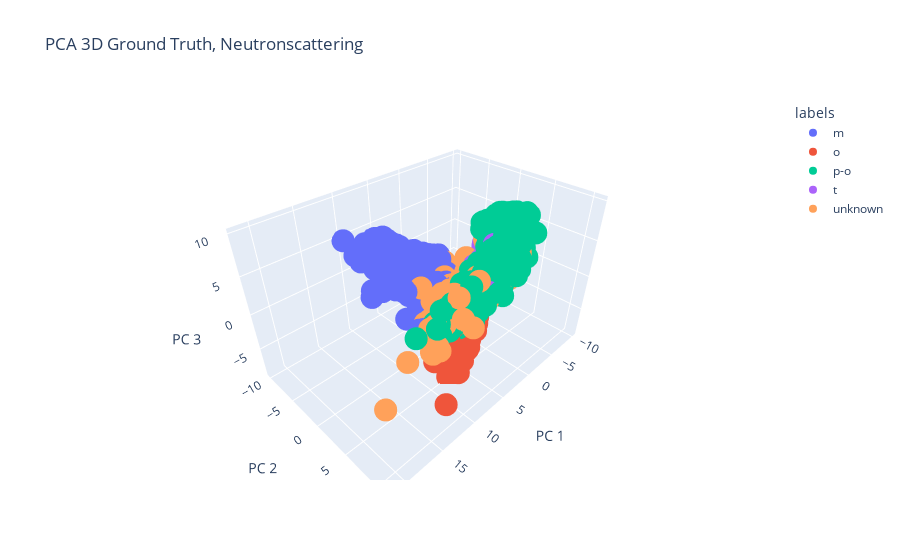

Here is the notebook cell this chart was saved with:
### Code cell
import plotly.express as px
dfPCA3 = dfPCA.iloc[:, [0, 1, 2]].copy()
dfPCA3 = dfPCA3.rename(columns={0: 'x1', 1: 'x2', 2:'x3'})
dfPCA3['labels'] = dfPCA[['labels']]
fig = px.scatter_3d(
    dfPCA3, x='x1', y='x2', z='x3', color=dfPCA3['labels'],
    labels={'x1': 'PC 1', 'x2': 'PC 2', 'x3': 'PC 3'}, title='PCA 3D Ground Truth, Neutronscattering'
)
fig.show()

### Figure 1 — Plotly figure (JSON) as saved in the notebook; plotly's stock layout.template omitted (floating-point values rounded to 4 significant figures; data arrays with more than 128 entries replaced by an {"elided": "..."} marker saying what was removed)
{"data": [{"hovertemplate": "labels=m<br>PC 1=%{x}<br>PC 2=%{y}<br>PC 3=%{z}<extra></extra>", "legendgroup": "m", "marker": {"color": "#636efa", "symbol": "circle"}, "mode": "markers", "name": "m", "scene": "scene", "showlegend": true, "type": "scatter3d", "x": {"elided": "460 float values"}, "y": {"elided": "460 float values"}, "z": {"elided": "460 float values"}}, {"hovertemplate": "labels=o<br>PC 1=%{x}<br>PC 2=%{y}<br>PC 3=%{z}<extra></extra>", "legendgroup": "o", "marker": {"color": "#EF553B", "symbol": "circle"}, "mode": "markers", "name": "o", "scene": "scene", "showlegend": true, "type": "scatter3d", "x": {"elided": "345 float values"}, "y": {"elided": "345 float values"}, "z": {"elided": "345 float values"}}, {"hovertemplate": "labels=p-o<br>PC 1=%{x}<br>PC 2=%{y}<br>PC 3=%{z}<extra></extra>", "legendgroup": "p-o", "marker": {"color": "#00cc96", "symbol": "circle"}, "mode": "markers", "name": "p-o", "scene": "scene", "showlegend": true, "type": "scatter3d", "x": {"elided": "404 float values"}, "y": {"elided": "404 float values"}, "z": {"elided": "404 float values"}}, {"hovertemplate": "labels=t<br>PC 1=%{x}<br>PC 2=%{y}<br>PC 3=%{z}<extra></extra>", "legendgroup": "t", "marker": {"color": "#ab63fa", "symbol": "circle"}, "mode": "markers", "name": "t", "scene": "scene", "showlegend": true, "type": "scatter3d", "x": {"elided": "245 float values"}, "y": {"elided": "245 float values"}, "z": {"elided": "245 float values"}}, {"hovertemplate": "labels=unknown<br>PC 1=%{x}<br>PC 2=%{y}<br>PC 3=%{z}<extra></extra>", "legendgroup": "unknown", "marker": {"color": "#FFA15A", "symbol": "circle"}, "mode": "markers", "name": "unknown", "scene": "scene", "showlegend": true, "type": "scatter3d", "x": {"elided": "271 float values"}, "y": {"elided": "271 float values"}, "z": {"elided": "271 float values"}}], "layout": {"legend": {"title": {"text": "labels"}, "tracegroupgap": 0}, "scene": {"domain": {"x": [0, 1], "y": [0, 1]}, "xaxis": {"title": {"text": "PC 1"}}, "yaxis": {"title": {"text": "PC 2"}}, "zaxis": {"title": {"text": "PC 3"}}}, "title": {"text": "PCA 3D Ground Truth, Neutronscattering"}}}
